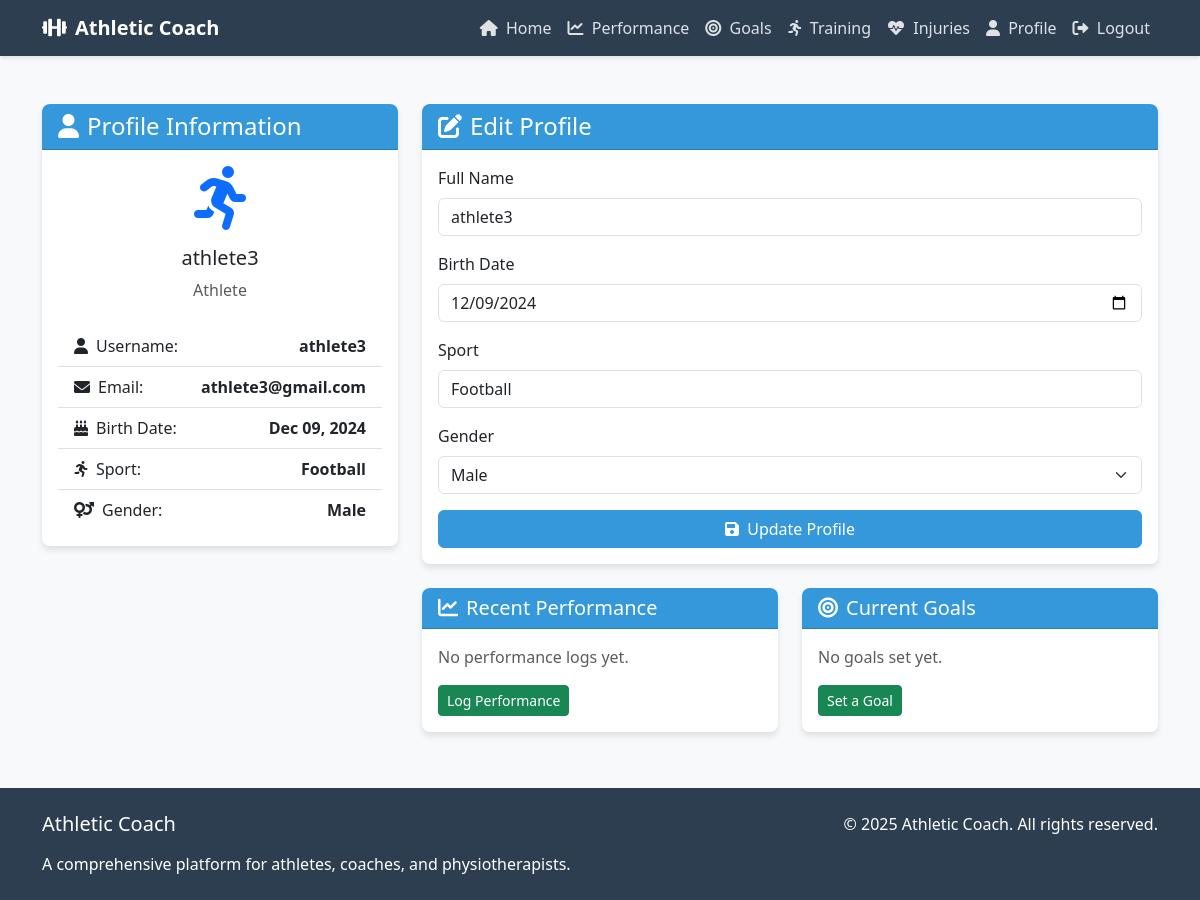
/profile/ (signed in), run on the app's committed database.
### users/models.py (models this page shows, shortened)
class Athlete(models.Model):
    GENDER_CHOICES = (
        ('M', 'Male'),
        ('F', 'Female'),
        ('O', 'Other')
    )
    user = models.OneToOneField(User, on_delete=models.CASCADE, primary_key=True)
    full_name = models.CharField(max_length=100)
    birth_date = models.DateField()
    sport = models.CharField(max_length=50)
    gender = models.CharField(max_length=1, choices=GENDER_CHOICES)

class User(AbstractUser):
    ROLE_CHOICES = (
        ('admin', 'Administrator'),
        ('athlete', 'Athlete'),
        ('coach', 'Coach'),
        ('physio', 'Physiotherapist')
    )
    role = models.CharField(max_length=20, choices=ROLE_CHOICES)

### users/views.py (the view, shortened to what this page needs)
# urls.py: path('profile/', views.profile_view, name='profile'),
@login_required
def profile_view(request):
    user = request.user
    additional_context = {}
    try:
        if user.role == 'athlete':
            profile = Athlete.objects.get(user=user)
            form = AthleteProfileForm(instance=profile)
            additional_context['performance_logs'] = PerformanceLog.objects.filter(
                athlete=profile
            ).order_by('-log_date')[:5]
            additional_context['goals'] = Goal.objects.filter(
                athlete=profile,
                status__in=['pending', 'in_progress']
            ).order_by('target_date')
        elif user.role == 'coach':
            profile = Coach.objects.get(user=user)
            form = CoachProfileForm(instance=profile)
            additional_context['training_sessions'] = TrainingSession.objects.filter(
                coach=profile
            ).order_by('-session_date')[:5]
        elif user.role == 'physio':
            profile = Physiotherapist.objects.get(user=user)
            form = PhysiotherapistProfileForm(instance=profile)
        elif user.role == 'admin':
            profile = Admin.objects.get(user=user)
            form = AdminProfileForm(instance=profile)
        else:
            raise ValueError("Invalid user role")
    except Exception as e:
        messages.error(request, f'Error loading profile: {str(e)}')
        return redirect('home')
    context = {
        'user': user,
        'profile': profile,
        'form': form,
    }
    return render(request, 'users/profile.html', context)

### users/forms.py (shortened to what this page needs)
class AthleteProfileForm(forms.ModelForm):
    class Meta:
        model = Athlete
        fields = ['full_name', 'birth_date', 'sport', 'gender']
        widgets = {
            'birth_date': forms.DateInput(attrs={'type': 'date'}),
        }

### templates/users/profile.html (shortened to what this page needs)
{% extends 'base.html' %}
{% block content %}
<div class="row">
    <div class="col-md-4 mb-4">
        <div class="card">
            <div class="card-header">
                <h4 class="mb-0"><i class="fas fa-user me-2"></i>Profile Information</h4>
            </div>
            <div class="card-body">
                <div class="text-center mb-4">
                    <div class="avatar-placeholder mb-3 mx-auto">
                        {% if user.role == 'athlete' %}
                            <i class="fas fa-running fa-4x text-primary"></i>
                        {% elif user.role == 'coach' %}
                            <i class="fas fa-user-tie fa-4x text-primary"></i>
                        {% elif user.role == 'physio' %}
                            <i class="fas fa-heartbeat fa-4x text-primary"></i>
                        {% else %}
                            <i class="fas fa-user-shield fa-4x text-primary"></i>
                        {% endif %}
                    </div>
                    <h5>{{ profile.full_name }}</h5>
                    <p class="text-muted">{{ user.get_role_display }}</p>
                </div>
                <ul class="list-group list-group-flush">
                    <li class="list-group-item d-flex justify-content-between">
                        <span><i class="fas fa-user me-2"></i>Username:</span>
                        <span class="fw-bold">{{ user.username }}</span>
                    </li>
                    <li class="list-group-item d-flex justify-content-between">
                        <span><i class="fas fa-envelope me-2"></i>Email:</span>
                        <span class="fw-bold">{{ user.email }}</span>
                    </li>
                    {% if user.role == 'athlete' %}
                        <li class="list-group-item d-flex justify-content-between">
                            <span><i class="fas fa-birthday-cake me-2"></i>Birth Date:</span>
                            <span class="fw-bold">{{ profile.birth_date|date:"M d, Y" }}</span>
                        </li>
                        <li class="list-group-item d-flex justify-content-between">
                            <span><i class="fas fa-running me-2"></i>Sport:</span>
                            <span class="fw-bold">{{ profile.sport }}</span>
                        </li>
                        <li class="list-group-item d-flex justify-content-between">
                            <span><i class="fas fa-venus-mars me-2"></i>Gender:</span>
                            <span class="fw-bold">{{ profile.get_gender_display }}</span>
                        </li>
                    {% elif user.role == 'coach' %}
                        <li class="list-group-item d-flex justify-content-between">
                            <span><i class="fas fa-certificate me-2"></i>Specialization:</span>
                            <span class="fw-bold">{{ profile.specialization }}</span>
                        </li>
                    {% elif user.role == 'physio' %}
                        <li class="list-group-item d-flex justify-content-between">
                            <span><i class="fas fa-stethoscope me-2"></i>Specialty:</span>
                            <span class="fw-bold">{{ profile.specialty }}</span>
                        </li>
                    {% endif %}
                </ul>
            </div>
        </div>
    </div>
    <div class="col-md-8">
        <div class="card mb-4">
            <div class="card-header">
                <h4 class="mb-0"><i class="fas fa-edit me-2"></i>Edit Profile</h4>
            </div>
            <div class="card-body">
                <form method="POST" novalidate>
                    <div class="mb-3">
                        <label for="id_full_name" class="form-label">Full Name</label>
                        <input type="text" name="full_name" class="form-control" id="id_full_name" value="{{ profile.full_name }}" required>
                    </div>
                    {% if user.role == 'athlete' %}
                        <div class="mb-3">
                            <label for="id_birth_date" class="form-label">Birth Date</label>
                            <input type="date" name="birth_date" class="form-control" id="id_birth_date" value="{{ profile.birth_date|date:'Y-m-d' }}" required>
                        </div>
                        <div class="mb-3">
                            <label for="id_sport" class="form-label">Sport</label>
                            <input type="text" name="sport" class="form-control" id="id_sport" value="{{ profile.sport }}" required>
                        </div>
                        <div class="mb-3">
                            <label for="id_gender" class="form-label">Gender</label>
                            <select name="gender" class="form-select" id="id_gender" required>
                                <option value="M" {% if profile.gender == 'M' %}selected{% endif %}>Male</option>
                            </select>
                        </div>
                    {% elif user.role == 'coach' %}
                        <div class="mb-3">
                            <label for="id_specialization" class="form-label">Specialization</label>
                            <input type="text" name="specialization" class="form-control" id="id_specialization" value="{{ profile.specialization }}" required>
                        </div>
                    {% elif user.role == 'physio' %}
                        <div class="mb-3">
                            <label for="id_specialty" class="form-label">Specialty</label>
                            <input type="text" name="specialty" class="form-control" id="id_specialty" value="{{ profile.specialty }}" required>
                        </div>
                    {% endif %}
                    <div class="d-grid gap-2">
                        <button type="submit" class="btn btn-primary">
                            <i class="fas fa-save me-1"></i> Update Profile
                        </button>
                    </div>
                </form>
            </div>
        </div>
        {% if user.role == 'athlete' %}
            <div class="row">
                <div class="col-md-6">
                    <div class="card mb-4">
                        <div class="card-header">
                            <h5 class="mb-0"><i class="fas fa-chart-line me-2"></i>Recent Performance</h5>
                        </div>
                        <div class="card-body">
                            {% if performance_logs %}
                                <ul class="list-group list-group-flush">
                                    {% for log in performance_logs %}
                                        <li class="list-group-item d-flex justify-content-between align-items-center">
                                            <div>
                                                <strong>{{ log.activity_type }}</strong>
                                                <div class="text-muted small">{{ log.log_date|date:"M d, Y" }}</div>
                                            </div>
                                            <span class="badge bg-primary rounded-pill">
                                                {{ log.duration }} min | Intensity: {{ log.intensity_level }}/10
                                            </span>
                                        </li>
                                    {% endfor %}
                                </ul>
                                <div class="mt-3">
                                    <a href="{% url 'performance_history' %}" class="btn btn-sm btn-primary">View All</a>
                                    <a href="{% url 'log_performance' %}" class="btn btn-sm btn-success">Log New</a>
                                </div>
                            {% else %}
                                <p class="text-muted mb-3">No performance logs yet.</p>
                                <a href="{% url 'log_performance' %}" class="btn btn-sm btn-success">Log Performance</a>
                            {% endif %}
                        </div>
                    </div>
                </div>
                <div class="col-md-6">
                    <div class="card mb-4">
                        <div class="card-header">
                            <h5 class="mb-0"><i class="fas fa-bullseye me-2"></i>Current Goals</h5>
                        </div>
                        <div class="card-body">
                            {% if goals %}
                                <ul class="list-group list-group-flush">
                                    {% for goal in goals %}
                                        <li class="list-group-item d-flex justify-content-between align-items-center">
                                            <div>
                                                <strong>{{ goal.goal_type }}</strong>
                                                <div class="text-muted small">Target: {{ goal.target_date|date:"M d, Y" }}</div>
                                            </div>
                                            <span class="badge {% if goal.status == 'pending' %}bg-warning{% elif goal.status == 'in_progress' %}bg-info{% elif goal.status == 'achieved' %}bg-success{% else %}bg-secondary{% endif %} rounded-pill">
                                                {{ goal.get_status_display }}
                                            </span>
                                        </li>
                                    {% endfor %}
                                </ul>
                                <div class="mt-3">
                                    <a href="{% url 'goal_list' %}" class="btn btn-sm btn-primary">View All</a>
                                    <a href="{% url 'set_goal' %}" class="btn btn-sm btn-success">Set New Goal</a>
                                </div>
                            {% else %}
                                <p class="text-muted mb-3">No goals set yet.</p>
                                <a href="{% url 'set_goal' %}" class="btn btn-sm btn-success">Set a Goal</a>
                            {% endif %}
                        </div>
                    </div>
                </div>
            </div>
        {% endif %}
    </div>
</div>
{% endblock %}

### templates/base.html (style rules this page uses)
:root { --primary-color: #2c3e50; --secondary-color: #3498db; --accent-color: #e74c3c; --light-color: #ecf0f1; --dark-color: #2c3e50; }
body { font-family: 'Segoe UI', Tahoma, Geneva, Verdana, sans-serif; background-color: #f8f9fa; color: var(--dark-color); min-height: 100vh; display: flex; flex-direction: column; }
.card { border-radius: 8px; box-shadow: 0 4px 6px rgba(0, 0, 0, 0.1); transition: transform 0.3s ease, box-shadow 0.3s ease; margin-bottom: 1.5rem; border: none; }
.card-header { background-color: var(--secondary-color); color: white; border-top-left-radius: 8px !important; border-top-right-radius: 8px !important; font-weight: bold; }
.btn-primary { background-color: var(--secondary-color); border-color: var(--secondary-color); }

### data on the page
Athlete: full_name "athlete3", birth_date "Dec 09, 2024", sport "Football", gender "Male", birth_date "12/09/2024"
User: role "Athlete", username "athlete3", email "athlete3@gmail.com"
